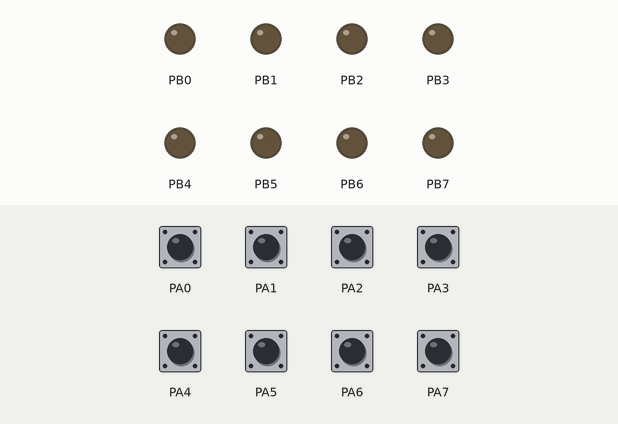
This program was run on a simulated ATmega1284P, built with avr-gcc and emulated at 8 MHz. Parts: output pins drawn as LEDs (lit = HIGH). The test bench sets the inputs (shaded band); at power-on: PA0–7 HIGH.

Above: at 1.2 s.
1.3 s: PA1 pulled LOW for 0.15 s
At 1.37 s:
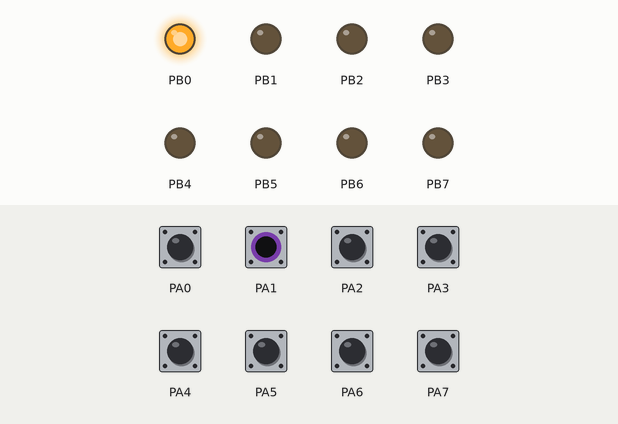
Timing chart, 0 to 4.3 s (numbered marks = the images above; inputs shaded):
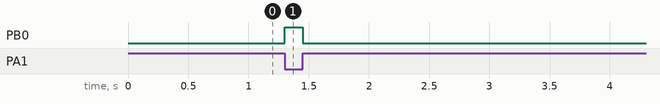

Measured:
- after the input at 1.3 s, PB0: LOW → HIGH at once, → LOW 0.15 s later

The program:

main.c
```c
/*	Author: adang018
 *      Partner(s) Name:
 *	Lab Section: 022
 *	Assignment: Lab #2 Exercise #1
 *	Exercise Description: [optional - include for your own benefit]
 *
 *	I acknowledge all content contained herein, excluding template or example
 *	code, is my own original work.
 */
#include <avr/io.h>
#ifdef _SIMULATE_
#include "simAVRHeader.h"
#endif

int main(void) {
    DDRA = 0x00; PORTA = 0xFF;
    DDRB = 0xFF; PORTB = 0x00;

    unsigned char pa0 = 0x00;
    unsigned char pa1 = 0x00;
    unsigned char pb0 = 0x00;

    while (1) {
      pa0 = PINA & 0x01;
      pa1 = PINA & 0x02;

      if(pa0 == 0x01 && pa1 == 0x00) {
	pb0 = (pb0 & 0xFE) | 0x01;
      } else {
	pb0 = (pb0 & 0xFE) | 0x00;
      }

      PORTB = pb0;
    }
    return 0;
}
```

simAVRHeader.h
```c
/* Debug information for SimAVR */
#include <stdio.h>
#ifndef F_CPU
#define F_CPU 8000000
#endif

#include <avr/sleep.h>
#include "include/simavr/avr/avr_mcu_section.h"
AVR_MCU(F_CPU,"atmega1284");
AVR_MCU_VCD_FILE("build/results/Lab2_introToAVR_trace.vcd",1000);

const struct avr_mmcu_vcd_trace_t _mytrace[] _MMCU_ = {
    { AVR_MCU_VCD_SYMBOL("PINA0"), .mask = 1 << 0,.what = (void*)&PINA, } , // Example individual pin
    { AVR_MCU_VCD_SYMBOL("PORTB"), .what = (void*)&PORTB, } , // Example full port
    { AVR_MCU_VCD_SYMBOL("PINA"), .what = (void*)&PINA, } ,
    { AVR_MCU_VCD_SYMBOL("PINA0"), .mask = 1 << 0, .what = (void*)&PINA, } ,
};

/* Function to output through UART */
static int uart_putchar(char c, FILE *stream) {
    if (c == '\n') {
        uart_putchar('\r',stream);
    }
    loop_until_bit_is_set(UCSR0A,UDRE0);
    UDR0 = c;
    return 0;
}

/* Setup filestream for debugging */
FILE mystdout = FDEV_SETUP_STREAM(uart_putchar,NULL,_FDEV_SETUP_WRITE);
/* End SimAVR section */
```
